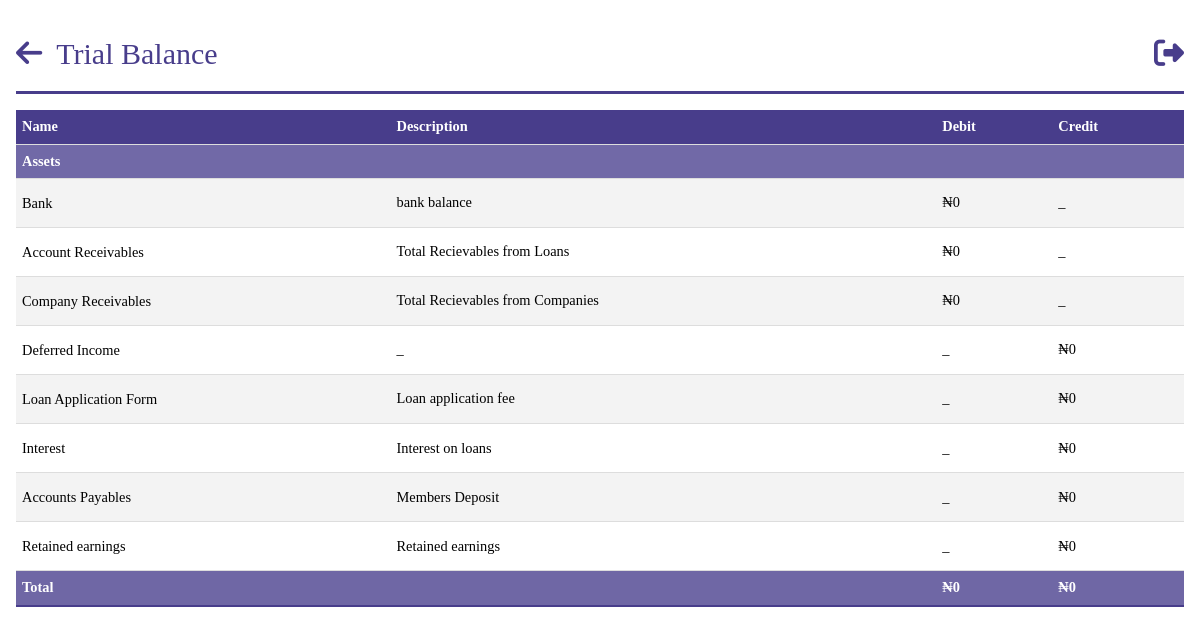
/trial_balance (signed in), run on an earlier commit of the app's database.
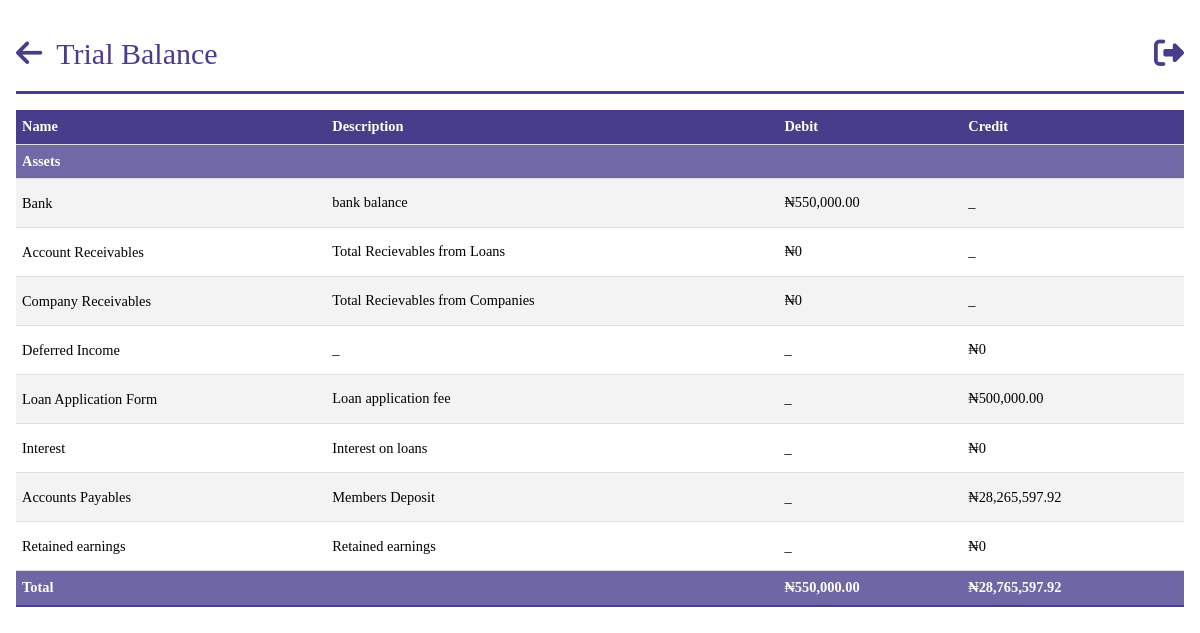
And on a later commit of the database.
### models.py (models this page shows, shortened)
class Income(db.Model):
    __tablename__ = "incomes"
    id = db.Column(db.Integer, primary_key=True)
    name = db.Column(db.String)
    description = db.Column(db.String, nullable=True)
    balance_bfd = db.Column(db.Float, default=0.0)
    balance = db.Column(db.Float, default=0.0)
    payments = db.relationship("IncomePayment", backref="income")

### app.py (the view)
@app.route("/trial_balance")
@login_required
@role_required(["Admin", "Secretary", "Sub-Admin"])
def trial_balance():
    cash_and_bank = query.get_cash_and_banks()
    accounts_receivable = query.get_accounts_receivable()
    company_receivable = query.get_company_receivables()
    total_investments = query.get_total_investment()
    total_liabilities = query.get_total_liabilities()
    net_income = query.get_net_income()
    accounts_payable = query.get_accounts_payable()
    accounts_payable = query.get_accounts_payable()
    fixed_assets = Asset.query.all()
    liabilities = Liability.query.all()
    incomes = Income.query.all()
    expenses = Expense.query.all()
    investments = Investment.query.all()
    total_fixed_assets = sum(a.balance for a in fixed_assets)
    total_assets = cash_and_bank + accounts_receivable+ company_receivable+ total_investments+ total_fixed_assets
    total_dr = total_assets
    total_cr = net_income+ accounts_payable+ total_liabilities
    context = {
        "assets": fixed_assets,
        "incomes": incomes,
        "expenses": expenses,
        "liabilities": liabilities,
        "investments": investments,
        "cash_and_bank": cash_and_bank,
        "accounts_receivable": accounts_receivable,
        "company_receivable": company_receivable,
        "net_income": net_income,
        "accounts_payable": accounts_payable,
        "accounts_payable": accounts_payable,
        "total_dr": total_dr,
        "total_cr": total_cr,
    }
    return render_template("query/trial-balance.html", **context)

### app.py (called while the page is built)
@login_manager.user_loader
def load_user(person_id):
    return Person.query.get(person_id)

def role_required(roles_required):
    def decorator(view_func):
        @wraps(view_func)
        def wrapper(*args, **kwargs):
            if not current_user.is_authenticated:
                flash("You must be logged in to access this page.", "error")
                return redirect(url_for("login"))
            user_role = current_user.role
            if user_role.name not in roles_required:
                flash("You don't have the required role to access this page.", "error")
                return redirect(
                    url_for("dashboard")
                )  # Change this to your desired redirect
            return view_func(*args, **kwargs)
        return wrapper
    return decorator

@app.before_request
def before_request():
    g.user = current_user

@app.template_filter("currency")
@login_required
def currency(value):
    modified_value = format_currency(value)  # Modify the value as needed
    return modified_value

### queries.py (called while the page is built)
    def get_cash_and_banks(self):
        bank = Bank.query.all()
        total = sum([b.new_balance for b in bank if b.new_balance])
        return total

### templates/query/trial-balance.html (shortened to what this page needs)
{%extends 'base.html' %}
{% block header%}
Trial Balance
{% endblock  %}
{% block anchor%}
<a href="{{ url_for('queries') }}" id='arrow'><i class="fa-solid fa-arrow-left"></i></a>
{% endblock  %}
{%block content%}
<body id="person">
    <table class="tab-content">
        <tbody>
            <tr>
                <th>Name</th>
                <th>Description</th>
                <th>Debit</th>
                <th>Credit</th>
            </tr>
            <tr>
                <th colspan="5" class="total">Assets</th>
            </tr>
            <tr>
                <td><a href="{{ url_for('bank_report')}}">Bank</a></td>
                <td>bank balance</td>
                <td>{{ cash_and_bank | currency }}</td>
                <td> _ </td>
            <tr>
                <td><a href="{{url_for('get_loan')}}">Account Receivables</a></td>
                <td>Total Recievables from Loans</td>
                <td>{{ accounts_receivable | currency }}</td>
                <td>_</td>
            </tr>
            <tr>
                <td><a href="{{url_for('companies_report')}}">Company Receivables</a></td>
                <td>Total Recievables from Companies</td>
                <td> {{ company_receivable | currency }} </td>
                <td>_</td>
            </tr>
            <tr>
                <td><a href="">Deferred Income </a></td>
                <td>_</td>
                <td> _ </td>
                <td>{{ deferred_income | currency }}</td>
            </tr>
            {% for income in incomes %}
            <tr>
                <td><a href="{{url_for('ledger_report',ledger='income',ledger_id=income.id)}}">{{ income.name }}</a></td>
                <td>{{income.description}}</td>
                <td>_</td>
                <td>{{income.balance | currency}}</td>
            </tr>
            {% endfor %}
            <td><a href="{{url_for('get_payments')}}">Accounts Payables</a></td>
            <td>Members Deposit</td>
                <td> _ </td>
                <td>{{ accounts_payable | currency }}</td>
            </tr>
            <tr>
                <td><a href="">Retained earnings</a></td>
                <td>Retained earnings</td>
                <td> _ </td>
                <td>{{ deficit | currency }}</td>
            </tr>
            <tr>
                <th colspan="2" class="total">Total</th>
                <th colspan="1" class="total">{{total_dr | currency}}</th>
                <th colspan="1" class="total">{{total_cr | currency}}</th>
            </tr>
        </tbody>
    </table>
{%endblock%}

What changed in the data, as far as the page shows it:
changed Income "Loan Application Form": balance "₦0" → "₦500,000.00"
Also different on the page:
{{ cash_and_bank | currency }}: "₦0" → "₦550,000.00"
{{ accounts_payable | currency }}: "₦0" → "₦28,265,597.92"
{{ total_dr | currency }}: "₦0" → "₦550,000.00"
{{ total_cr | currency }}: "₦0" → "₦28,765,597.92"
